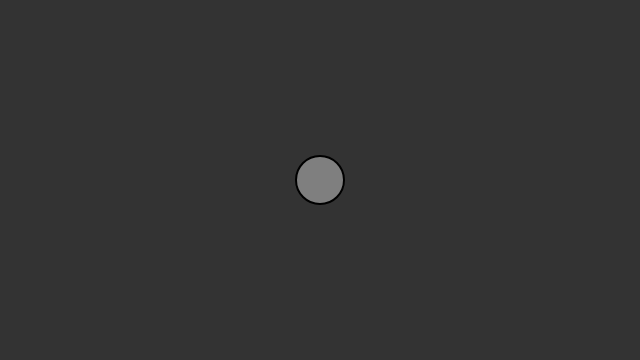
Frame 1 (no input)
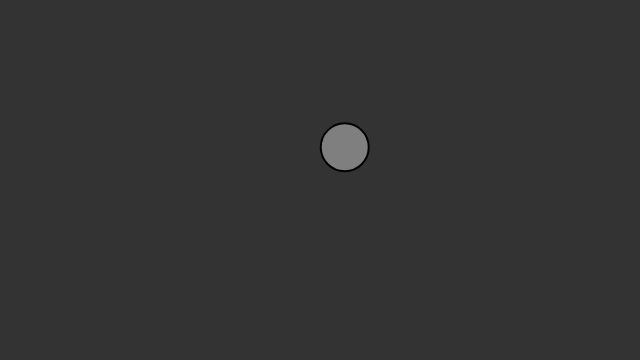
Frame 60 (no input)
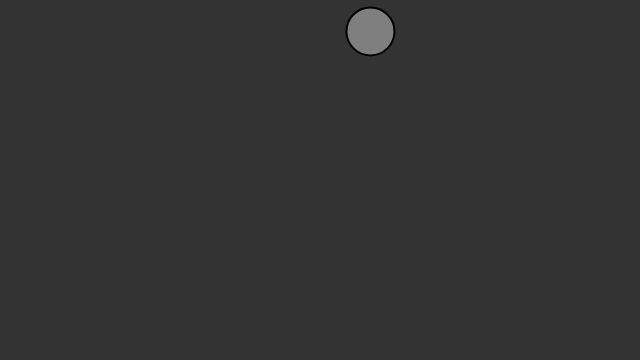
Frame 120 (the mouse pressed at the canvas centre since frame 60)

The p5.js sketch that drew these frames (run headless with seeded random() and noise() and a simulated clock; from frame 60 on, the mouse is pressed at the canvas centre):

// p5.js sketch
// ── sketch.js
// The Nature of Code
// Daniel Shiffman
// http://natureofcode.com

let mover;

function setup() {
  createCanvas(640,360);
  mover = new Mover();
}

function draw() {
  background(51);

  mover.update();
  mover.checkEdges();
  mover.display();
}

// ── mover.js


// The Nature of Code
// Daniel Shiffman
// http://natureofcode.com

class Mover{
  constructor(){
    this.position = createVector(width/2,height/2);
    this.velocity = createVector();
    this.acceleration = createVector();
    this.noff = createVector(random(1000), random(1000));
    this.topspeed = 5;
  }

  update() {
    this.acceleration.x = map(noise(this.noff.x), 0, 1, -1, 1);
    this.acceleration.y = map(noise(this.noff.y), 0, 1, -1, 1);
    this.acceleration.mult(0.1);

    this.noff.add(0.01, 0.01, 0);

    this.velocity.add(this.acceleration);
    this.velocity.limit(this.topspeed);
    this.position.add(this.velocity);
  }

  display() {
    stroke(0);
    strokeWeight(2);
    fill(127);
    ellipse(this.position.x, this.position.y, 48, 48);
  }

  checkEdges() {

    if (this.position.x > width) {
      this.position.x = 0;
    }
    else if (this.position.x < 0) {
      this.position.x = width;
    }

    if (this.position.y > height) {
      this.position.y = 0;
    }
    else if (this.position.y < 0) {
      this.position.y = height;
    }
  }

}
